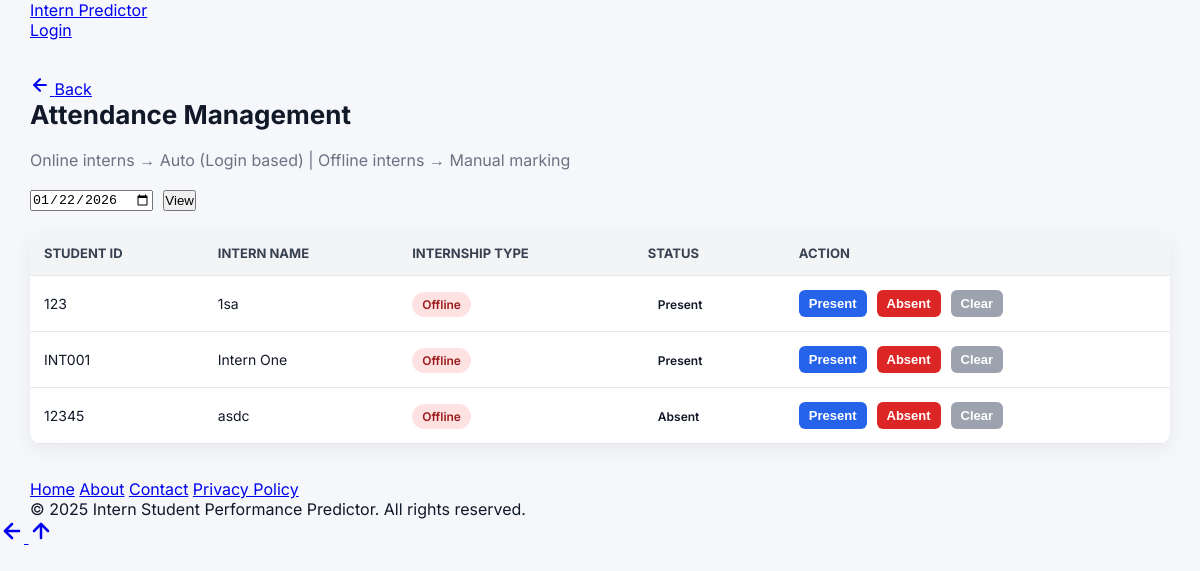
Page /admin/attendance (signed in) on the committed database.
### tables this page shows
CREATE TABLE attendance (
            id INTEGER PRIMARY KEY AUTOINCREMENT,
            student_id INTEGER NOT NULL, -- FK to students.id
            date TEXT NOT NULL, -- YYYY-MM-DD
            status TEXT NOT NULL, -- 'present', 'absent'
            FOREIGN KEY (student_id) REFERENCES students(id),
            UNIQUE(student_id, date) -- Ensure only one attendance record per student per day
        );

CREATE TABLE students (
        id INTEGER PRIMARY KEY AUTOINCREMENT,
        unique_student_id TEXT UNIQUE NOT NULL,
        name TEXT NOT NULL,
        email TEXT UNIQUE NOT NULL,
        course_id INTEGER,
        user_id INTEGER UNIQUE,

        -- NEW FIELDS
        internship_type TEXT,
        joining_date TEXT,
        ending_date TEXT,
        college_name TEXT,
        department TEXT,

        FOREIGN KEY (course_id) REFERENCES courses(id),
        FOREIGN KEY (user_id) REFERENCES users(id)
    );

### app.py (the view)
@app.route('/admin/attendance', methods=['GET', 'POST'])
def attendance():
    if not is_admin_logged_in():
        return redirect(url_for('login'))
    selected_date = request.args.get('selected_date', datetime.now().strftime('%Y-%m-%d'))
    conn = sqlite3.connect(DATABASE)
    cursor = conn.cursor()
    cursor.execute(f'''
        SELECT s.id, s.unique_student_id, s.name, a.status
        FROM students s
        LEFT JOIN attendance a ON s.id = a.student_id AND a.date = ?
        ORDER BY s.name
    ''', (selected_date,))
    attendance_records = cursor.fetchall()
    conn.close()
    return render_template('attendance.html', username=session['username'], current_date=selected_date, attendance_records=attendance_records)

### app.py (called while the page is built)
def is_admin_logged_in():
    return 'role' in session and session['role'] == 'admin'

### templates/attendance.html (shortened to what this page needs)
{% extends "base.html" %}
{% block content %}
<h2 class="page-title">Attendance Management</h2>
<p class="subtitle">
    Online interns → Auto (Login based) |
    Offline interns → Manual marking
</p>
<form method="GET" action="{{ url_for('attendance') }}" class="date-form">
    <input type="date" name="selected_date" value="{{ current_date }}">
    <button type="submit" class="btn btn-primary">View</button>
</form>
<table class="clean-table">
    <thead>
        <tr>
            <th>Student ID</th>
            <th>Intern Name</th>
            <th>Internship Type</th>
            <th>Status</th>
            <th>Action</th>
        </tr>
    </thead>
    <tbody>
    {% if attendance_records %}
        {% for record in attendance_records %}
        <tr>
            <td>{{ record[1] }}</td>
            <td>{{ record[2] }}</td>
            <td>
                {% if record[4] == 'Online' %}
                    <span class="badge online">Online</span>
                {% else %}
                    <span class="badge offline">Offline</span>
                {% endif %}
            </td>
            <td>
                {% if record[3] == 'present' %}
                    <span class="badge present">Present</span>
                {% elif record[3] == 'absent' %}
                    <span class="badge absent">Absent</span>
                {% else %}
                    <span class="badge gray">Not Recorded</span>
                {% endif %}
            </td>
            <td>
                {% if record[4] == 'Online' %}
                    <span class="badge auto">Auto (Login)</span>
                {% else %}
                    <form method="POST"
                          action="{{ url_for('mark_attendance') }}"
                          style="display:flex; gap:6px;">
                        <button type="submit" name="status" value="present"
                                class="btn-sm blue">Present</button>
                        <button type="submit" name="status" value="absent"
                                class="btn-sm red">Absent</button>
                        <button type="submit" name="status" value="not_recorded"
                                class="btn-sm gray">Clear</button>
                    </form>
                {% endif %}
            </td>
        </tr>
        {% endfor %}
    {% else %}
        <tr>
            <td colspan="5">No students found</td>
        </tr>
    {% endif %}
    </tbody>
</table>
{% endblock %}

### static/css/style.css (style rules this page uses)
:root { --bg-main: #f5f7fb; --bg-secondary: #ffffff; --card-bg: #ffffff; --border-color: #e5e7eb; --text-primary: #111827; --text-secondary: #6b7280; --primary: #2563eb; --primary-light: #3b82f6; --success: #10b981; --warning: #f59e0b; --danger: #ef4444; --purple: #8b5cf6; --teal: #14b8a6; --pink: #ec4899; --gray: #9ca3af; --radius-sm: 8px; --radius-md: 14px; --radius-lg: 20px; --shadow-sm: 0 4px 12px rgba(0,0,0,0.06); --shadow-md: 0 10px 30px rgba(0,0,0,0.08); --font-main: 'Inter', system-ui, sans-serif; }
* { margin: 0; padding: 0; box-sizing: border-box; }
body { font-family: var(--font-main); background: var(--bg-main); color: var(--text-primary); min-height: 100vh; }
.subtitle { margin-top: 6px; color: var(--text-secondary); }
.red { border-left: 5px solid var(--danger); }
.blue { border-left: 5px solid var(--primary); }
.gray { border-left: 5px solid var(--gray); }
.page-title { font-size: 26px; font-weight: 700; margin-bottom: 20px; }
.blue { border-left: 4px solid #2563eb; }
.clean-table { width: 100%; border-collapse: collapse; background: #fff; border-radius: 12px; overflow: hidden; }
.clean-table th, .clean-table td { padding: 12px; border-bottom: 1px solid #e5e7eb; font-size: 14px; }
.clean-table th { background: #f1f5f9; text-align: left; }
.btn-sm { padding: 4px 10px; border-radius: 6px; color: white; font-size: 12px; text-decoration: none; margin-right: 4px; }
.btn-sm.blue { background: #2563eb; }
.btn-sm.red { background: #ef4444; }
.clean-table { width: 100%; border-collapse: collapse; background: #ffffff; border-radius: 12px; box-shadow: 0 6px 20px rgba(0,0,0,0.06); }
.clean-table th, .clean-table td { padding: 12px 14px; border-bottom: 1px solid #e5e7eb; text-align: left; font-size: 14px; }
.clean-table th { background: #f1f5f9; font-weight: 700; }
.btn-sm { padding: 5px 10px; border-radius: 6px; font-size: 12px; font-weight: 600; text-decoration: none; color: #fff; }
.badge { padding: 4px 10px; border-radius: 20px; font-size: 12px; font-weight: 600; }
.badge.offline { background: #fee2e2; color: #991b1b; }
.date-form { margin: 20px 0; display: flex; gap: 10px; }
.btn-sm { padding: 6px 10px; border-radius: 6px; font-size: 12px; border: none; cursor: pointer; color: white; }
.btn-sm.gray { background: #9ca3af; }
.badge { padding: 4px 10px; border-radius: 999px; font-size: 12px; font-weight: 600; }
.clean-table th { background: #f3f4f6; padding: 14px; text-align: left; font-size: 13px; text-transform: uppercase; color: #374151; }
.clean-table td { padding: 14px; border-bottom: 1px solid #e5e7eb; }
.badge { padding: 5px 10px; border-radius: 20px; font-size: 12px; font-weight: 600; }
.btn-sm { padding: 6px 10px; border-radius: 6px; font-size: 13px; font-weight: 600; text-decoration: none; border: none; cursor: pointer; }
.btn-sm.blue { background: #2563eb; color: #fff; }
.btn-sm.red { background: #dc2626; color: #fff; }

### rows in the picture
attendance: unique_student_id "123", name "1sa", status "Present"
attendance: unique_student_id "INT001", name "Intern One", status "Present"
attendance: unique_student_id "12345", name "asdc", status "Absent"
